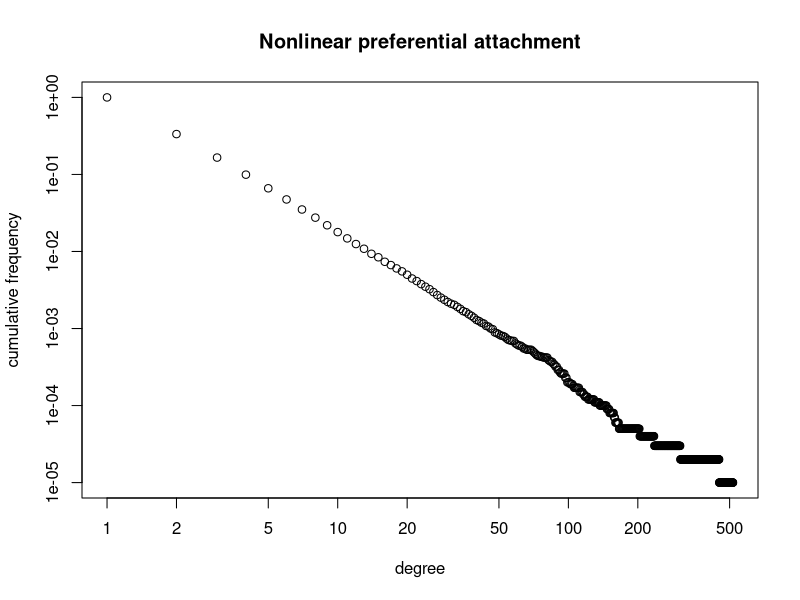

This chart was generated by the following R code: (Note: this script raises an error after producing the figure.)
library(igraph)

g <- barabasi.game(100000)
d <- degree(g, mode="in")
dd <- degree.distribution(g, mode="in", cumulative=TRUE)
alpha <- power.law.fit(d, xmin=20)
plot(dd, log="xy", xlab="degree", ylab="cumulative frequency",
     col=1, main="Nonlinear preferential attachment")
lines(10:500, 10*(10:500)^(-coef(alpha)+1))

powers <- c(0.9, 0.8, 0.7, 0.6)
for (p in seq(powers)) {
  g <- barabasi.game(100000, power=powers[p])
  dd <- degree.distribution(g, mode="in", cumulative=TRUE)
  points(dd, col=p+1, pch=p+1)
}

legend(1, 1e-5, c(1,powers), col=1:5, pch=1:5, ncol=1, yjust=0, lty=0)